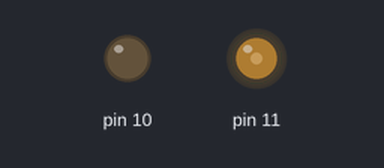
Bench run of a sketch on a simulated Arduino Uno, built with avr-gcc and run on an emulated ATmega328P. On the bench: output pins drawn as LEDs (lit = HIGH).

Above: at 0.1 s.
Timing chart, 0 to 1.6 s (numbered marks = the images above):
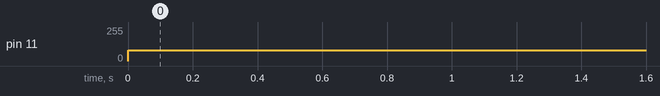

Measured:
- by itself, pin 11: 0/255 → 80/255 at 0.00 s

The sketch:

purePWMtest.ino
```cpp
void setup() {
  // put your setup code here, to run once:

 pinMode(11, OUTPUT);
 pinMode(10, OUTPUT);
}

void loop() {
  // put your main code here, to run repeatedly:
 analogWrite(11, 80);
 analogWrite(10, 0);

}
```
